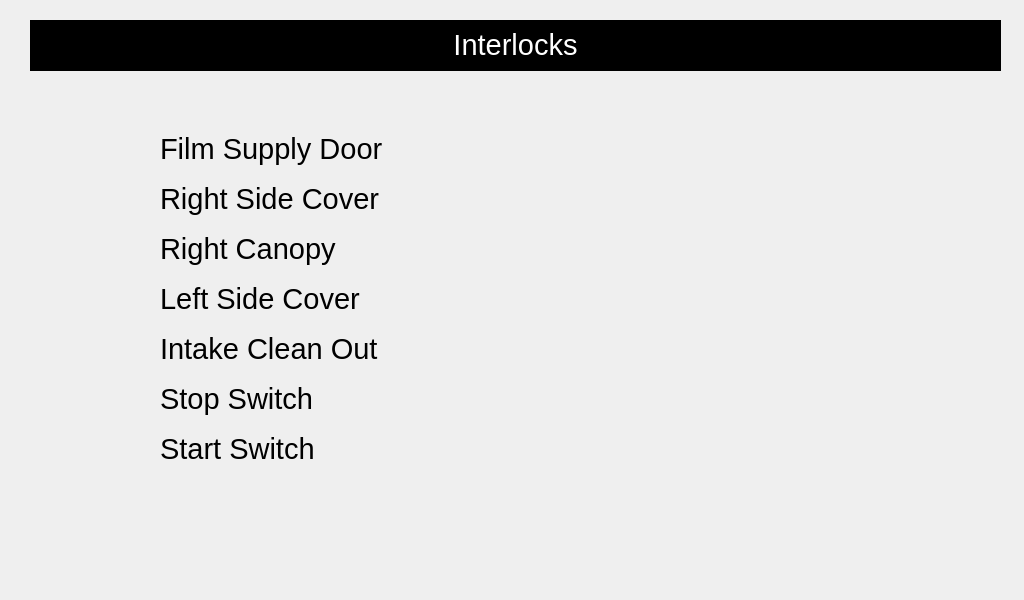
<?xml version="1.0" encoding="UTF-8"?>
<ui version="4.0">
 <class>serviceNewWrapperInterlocks</class>
 <widget class="QWidget" name="serviceNewWrapperInterlocks">
  <property name="geometry">
   <rect>
    <x>0</x>
    <y>0</y>
    <width>1024</width>
    <height>600</height>
   </rect>
  </property>
  <property name="font">
   <font>
    <pointsize>22</pointsize>
   </font>
  </property>
  <property name="windowTitle">
   <string>Form</string>
  </property>
  <widget class="QLabel" name="label">
   <property name="geometry">
    <rect>
     <x>30</x>
     <y>20</y>
     <width>971</width>
     <height>51</height>
    </rect>
   </property>
   <property name="font">
    <font>
     <pointsize>22</pointsize>
    </font>
   </property>
   <property name="styleSheet">
    <string notr="true">background-color: rgb(0, 0, 0);
color: rgb(255, 255, 255);</string>
   </property>
   <property name="text">
    <string>&lt;html&gt;&lt;head/&gt;&lt;body&gt;&lt;p&gt;Interlocks&lt;/p&gt;&lt;/body&gt;&lt;/html&gt;</string>
   </property>
   <property name="alignment">
    <set>Qt::AlignCenter</set>
   </property>
  </widget>
  <widget class="QLabel" name="lblFilmSupplyDoor">
   <property name="geometry">
    <rect>
     <x>640</x>
     <y>128</y>
     <width>181</width>
     <height>41</height>
    </rect>
   </property>
   <property name="font">
    <font>
     <pointsize>15</pointsize>
    </font>
   </property>
   <property name="text">
    <string notr="true"/>
   </property>
   <property name="alignment">
    <set>Qt::AlignCenter</set>
   </property>
  </widget>
  <widget class="QLabel" name="lblRightCanopy">
   <property name="geometry">
    <rect>
     <x>640</x>
     <y>228</y>
     <width>181</width>
     <height>41</height>
    </rect>
   </property>
   <property name="font">
    <font>
     <pointsize>15</pointsize>
    </font>
   </property>
   <property name="text">
    <string notr="true"/>
   </property>
   <property name="alignment">
    <set>Qt::AlignCenter</set>
   </property>
  </widget>
  <widget class="QLabel" name="lblIntakeCleanOut">
   <property name="geometry">
    <rect>
     <x>640</x>
     <y>328</y>
     <width>181</width>
     <height>41</height>
    </rect>
   </property>
   <property name="font">
    <font>
     <pointsize>15</pointsize>
    </font>
   </property>
   <property name="text">
    <string notr="true"/>
   </property>
   <property name="alignment">
    <set>Qt::AlignCenter</set>
   </property>
  </widget>
  <widget class="QLabel" name="lblLeftSideCover">
   <property name="geometry">
    <rect>
     <x>640</x>
     <y>278</y>
     <width>181</width>
     <height>41</height>
    </rect>
   </property>
   <property name="font">
    <font>
     <pointsize>15</pointsize>
    </font>
   </property>
   <property name="text">
    <string notr="true"/>
   </property>
   <property name="alignment">
    <set>Qt::AlignCenter</set>
   </property>
  </widget>
  <widget class="QLabel" name="lblStartSwitch">
   <property name="geometry">
    <rect>
     <x>640</x>
     <y>428</y>
     <width>181</width>
     <height>41</height>
    </rect>
   </property>
   <property name="font">
    <font>
     <pointsize>15</pointsize>
    </font>
   </property>
   <property name="text">
    <string notr="true"/>
   </property>
   <property name="alignment">
    <set>Qt::AlignCenter</set>
   </property>
  </widget>
  <widget class="QLabel" name="lblStopSwitch">
   <property name="geometry">
    <rect>
     <x>640</x>
     <y>378</y>
     <width>181</width>
     <height>41</height>
    </rect>
   </property>
   <property name="font">
    <font>
     <pointsize>15</pointsize>
    </font>
   </property>
   <property name="text">
    <string notr="true"/>
   </property>
   <property name="alignment">
    <set>Qt::AlignCenter</set>
   </property>
  </widget>
  <widget class="QLabel" name="lblRightSideCover">
   <property name="geometry">
    <rect>
     <x>640</x>
     <y>178</y>
     <width>181</width>
     <height>41</height>
    </rect>
   </property>
   <property name="font">
    <font>
     <pointsize>15</pointsize>
    </font>
   </property>
   <property name="text">
    <string notr="true"/>
   </property>
   <property name="alignment">
    <set>Qt::AlignCenter</set>
   </property>
  </widget>
  <widget class="QLabel" name="lblWeigherText">
   <property name="geometry">
    <rect>
     <x>160</x>
     <y>128</y>
     <width>411</width>
     <height>41</height>
    </rect>
   </property>
   <property name="text">
    <string>Film Supply Door</string>
   </property>
   <property name="alignment">
    <set>Qt::AlignLeading|Qt::AlignLeft|Qt::AlignVCenter</set>
   </property>
  </widget>
  <widget class="QLabel" name="lblWeigherText_7">
   <property name="geometry">
    <rect>
     <x>160</x>
     <y>178</y>
     <width>411</width>
     <height>41</height>
    </rect>
   </property>
   <property name="text">
    <string>Right Side Cover</string>
   </property>
   <property name="alignment">
    <set>Qt::AlignLeading|Qt::AlignLeft|Qt::AlignVCenter</set>
   </property>
  </widget>
  <widget class="QLabel" name="lblWeigherText_6">
   <property name="geometry">
    <rect>
     <x>160</x>
     <y>228</y>
     <width>411</width>
     <height>41</height>
    </rect>
   </property>
   <property name="text">
    <string>Right Canopy</string>
   </property>
   <property name="alignment">
    <set>Qt::AlignLeading|Qt::AlignLeft|Qt::AlignVCenter</set>
   </property>
  </widget>
  <widget class="QLabel" name="lblWeigherText_5">
   <property name="geometry">
    <rect>
     <x>160</x>
     <y>278</y>
     <width>411</width>
     <height>41</height>
    </rect>
   </property>
   <property name="text">
    <string>Left Side Cover</string>
   </property>
   <property name="alignment">
    <set>Qt::AlignLeading|Qt::AlignLeft|Qt::AlignVCenter</set>
   </property>
  </widget>
  <widget class="QLabel" name="lblWeigherText_4">
   <property name="geometry">
    <rect>
     <x>160</x>
     <y>328</y>
     <width>411</width>
     <height>41</height>
    </rect>
   </property>
   <property name="text">
    <string>Intake Clean Out</string>
   </property>
   <property name="alignment">
    <set>Qt::AlignLeading|Qt::AlignLeft|Qt::AlignVCenter</set>
   </property>
  </widget>
  <widget class="QLabel" name="lblWeigherText_2">
   <property name="geometry">
    <rect>
     <x>160</x>
     <y>378</y>
     <width>411</width>
     <height>41</height>
    </rect>
   </property>
   <property name="text">
    <string>Stop Switch</string>
   </property>
   <property name="alignment">
    <set>Qt::AlignLeading|Qt::AlignLeft|Qt::AlignVCenter</set>
   </property>
  </widget>
  <widget class="QLabel" name="lblWeigherText_3">
   <property name="geometry">
    <rect>
     <x>160</x>
     <y>428</y>
     <width>411</width>
     <height>41</height>
    </rect>
   </property>
   <property name="text">
    <string>Start Switch</string>
   </property>
   <property name="alignment">
    <set>Qt::AlignLeading|Qt::AlignLeft|Qt::AlignVCenter</set>
   </property>
  </widget>
 </widget>
 <resources/>
 <connections/>
</ui>
